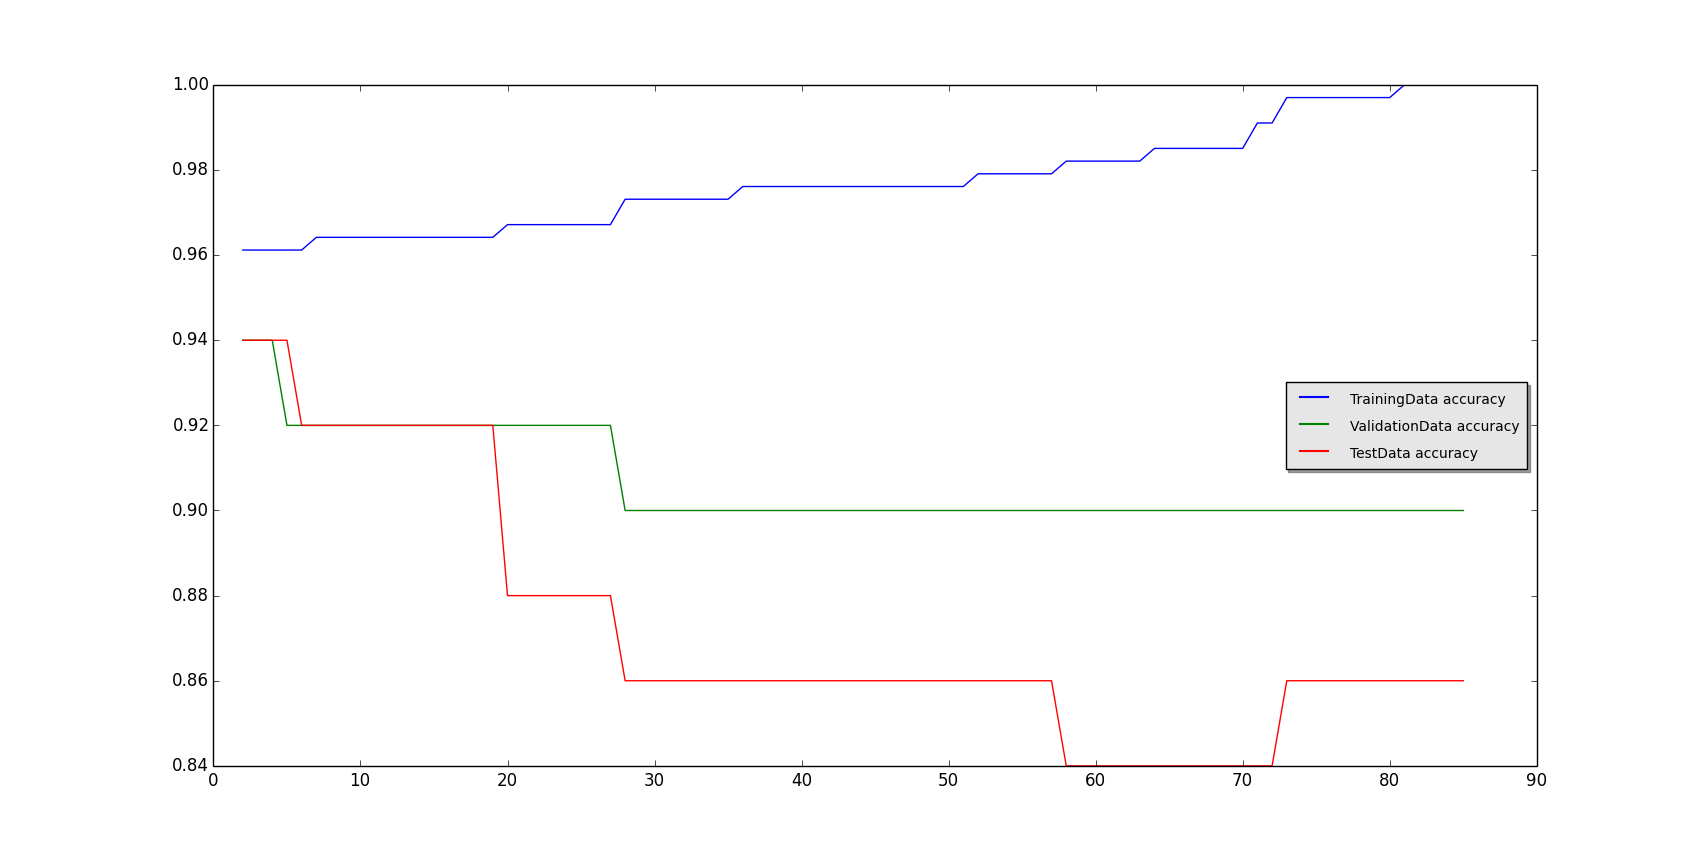

This chart was generated by the following Python code:
from __future__ import division
import sys,math,random
from pprint import pprint
import matplotlib.pyplot as plt
import random as rand

class Node:
	numNodes = 0
	def __init__(self):
		self.data = None
		self.splitAttr = None
		self.leftNode = None
		self.midNode = None
		self.rightNode = None
		self.majorInPar = None;
		Node.numNodes+=1

	def depth(self):
		ldepth = self.leftNode.depth() if self.leftNode else 0
		rdepth = self.rightNode.depth() if self.rightNode else 0
		mdepth = self.midNode.depth() if self.midNode else 0
		return max(ldepth,rdepth,mdepth)+1

	def findNumNodes(self):
		lnodes = self.leftNode.findNumNodes() if self.leftNode else 0
		midnodes = self.midNode.findNumNodes() if self.midNode else 0
		rnodes = self.rightNode.findNumNodes() if self.rightNode else 0
		return (lnodes+midnodes+rnodes+1)

classifier = Node()
classifierSafeCopy = classifier
xnumNodes = []
trainaccuracy = []
validaccuracy = []
testaccuracy = []

prunNumNodes = []
prunTrainAcc = [] 
prunValAcc = [] 
prunTestAcc = [] 

traindata = None
validationdata = None
testdata = None


def findError(attr,data):
	errMat = [[0,0],[0,0],[0,0]]
	totEx = 1.0*len(data)
	if (totEx==0):
		print "Error in findError ..."
		exit(1)
	for ex in data:
		errMat[ex[attr]+1][ex[0]] += 1
	numOfZero = 0
	err = 0.0
	for out in errMat:
		if ((out[0]+out[1])!=0):
			temp = ((out[0]+out[1])/totEx)*((1.0*min(out[0],out[1]))/(out[0]+out[1]))
			err += temp
		else:
			numOfZero += 1
	if (numOfZero>=3):
		# this cannot happen
		print "Error in findError - 1!!"
		exit(1)
	return err

def chooseBestAttrError(data,attrset):
	# Choose on error
	if len(data)==0:
		print "ERROR in chooseBestAttr!!"
		exit(1)
	numAttr = len(data[0])-1
	minError = 1.0*(10**9)
	minErrorNo = -1
	for attrNo in xrange(1,numAttr+1):
		if not(attrset[attrNo-1]):
			# means that this attrNo is false in attrset
			continue
		# this attr is allowed
		err = findError(attrNo,data)
		if (err<minError):
			minError = err
			minErrorNo = attrNo
	if (minErrorNo == -1) or (minErrorNo == 0):
		# means that no attribute has error less than 10**9
		print "Error in chooseBestAttr - 1!!"
		exit(1)
	return minErrorNo

def findCondEntr(attr,data):
	errMat = [[0,0],[0,0],[0,0]]
	totEx = 1.0*len(data)
	if (totEx==0):
		print "Error in findCondEntr ..."
		exit(1)
	for ex in data:
		errMat[ex[attr]+1][ex[0]] += 1
	numOfZero = 0
	err = 0.0
	for out in errMat:
		temp = out[0]+out[1]
		if (temp!=0):
			prob = (1.0*temp)/totEx
			condp0 = (1.0*out[0])/temp
			condp1 = (1.0*out[1])/temp
			temp2 = 0.0
			temp2 += (condp0*math.log(condp0,2) if (condp0!=0) else 0.0)
			temp2 += (condp1*math.log(condp1,2) if (condp1!=0) else 0.0)
			err += (prob*(-1*temp2))
		else:
			numOfZero += 1
	# if (numOfZero>=2): return -1
	return err

def chooseBestAttrEntropy(data,attrset):
	# Choose on entropy
	if len(data)==0:
		print "ERROR in chooseBestAttr!!"
		exit(1)
	numAttr = len(data[0])-1
	minError = 1.0*(10**9)
	minErrorNo = -1
	for attrNo in xrange(1,numAttr+1):
		if not(attrset[attrNo-1]):
			# means that this attrNo is false in attrset
			continue
		# this attr is allowed
		err = findCondEntr(attrNo,data)
		if (err<minError):
			minError = err
			minErrorNo = attrNo
	if (minErrorNo == -1) or (minErrorNo == 0):
		# means that no attribute has error less than 10**9
		print "Error in chooseBestAttr - 1!!"
		exit(1)
	return minErrorNo

def splitOnAttr(spAttr,data):
	dataneg,datazero,datapos=[[],[]],[[],[]],[[],[]]
	for example in data:
		if (example[spAttr]==-1): dataneg[example[0]].append(example)
		elif (example[spAttr]==0): datazero[example[0]].append(example)
		elif (example[spAttr]==1): datapos[example[0]].append(example)
		else:
			print "Error in splitOnAttr - ",example[spAttr]
			exit(1)
	return [dataneg,datazero,datapos]

# use classi to predict ex
def predictSingle(ex,classi):
	spatt = classi.splitAttr
	if (classi.leftNode==None) and (classi.midNode == None) and (classi.rightNode == None):
		# This means this is a leaf node
		l0 = len(classi.data[0])
		l1 = len(classi.data[1])
		if (l0>l1): return 0
		elif (l0<l1): return 1
		else:
			# the equal case
			if (classi.majorInPar) and (l0==0):
				return classi.majorInPar
			return 1

	# recursive case
	
	spatt-=1 # classi.splitAttr was in [1..16] but i need it in [0..15]
	curattrval = ex[spatt]
	gonode = None
	if (curattrval==-1): gonode = classi.leftNode
	elif (curattrval==0): gonode = classi.midNode
	elif (curattrval==1): gonode = classi.rightNode
	else:
		print  "Error - the curattr is something unknown",curattr
		exit(1)
	if gonode==None:
		# now use majority prediction with training data going on curattrval
		splitdata = splitOnAttr(spatt+1,classi.data[0]+classi.data[1])
		onthisway = splitdata[curattrval+1]
		l0 = len(onthisway[0])
		l1 = len(onthisway[1])
		if (l0>l1): return 0
		elif (l0<l1): return 1
		else:
			# the equal case
			if (classi.majorInPar) and (l0==0):
				return classi.majorInPar
			return 1
	else:
		return predictSingle(ex,gonode)

def findAccuracy(nnodes,trainacc,valacc,testacc,root):
	global traindata,validationdata,testdata
	# find the accuracy on train,validation and test data
	classifierOri = root
	curNumnodes = classifierOri.findNumNodes()
	trainCorrect = 0
	validCorrect = 0
	testCorrect = 0
	trd = traindata[0]+traindata[1]
	vld = validationdata[0]+validationdata[1]
	tstd = testdata[0]+testdata[1]
	# now find the accuracy over train , validation and test
	for ex in trd:
		c1 = classifierOri
		prediction = predictSingle(ex[1:],c1)
		if not((prediction==0) or (prediction==1)):
			print "predictSingle not working !!",prediction
			exit(1)
		if (prediction == ex[0]): trainCorrect += 1

	for ex in vld:
		c1 = classifierOri
		prediction = predictSingle(ex[1:],c1)
		if not((prediction==0) or (prediction==1)):
			print "predictSingle not working !!",prediction
			exit(1)
		if (prediction == ex[0]): validCorrect += 1

	for ex in tstd:
		c1 = classifierOri
		prediction = predictSingle(ex[1:],c1)
		if not((prediction==0) or (prediction==1)):
			print "predictSingle not working !!",prediction
			exit(1)
		if (prediction == ex[0]): testCorrect += 1

	nnodes.append(curNumnodes)
	trainacc.append((1.0*trainCorrect)/len(trd))
	valacc.append((1.0*validCorrect)/len(vld))
	testacc.append((1.0*testCorrect)/len(tstd))

def growTree(inpd,curNode,attrset):
	global xnumNodes,trainaccuracy,validaccuracy,testaccuracy,classifier
	c1 = classifier
	[data0,data1] = inpd
	curNode.data = [data0,data1] #inpdata is a list = [data0,data1]

	findAccuracy(xnumNodes,trainaccuracy,validaccuracy,testaccuracy,c1)

	l0 = len(data0)
	l1 = len(data1)
	if (l0==0) or (l1==0) or (sum(attrset)==0):
		return

	# using error as the metric to split on
	spAttr = chooseBestAttrError(data0+data1,attrset) # spAttr is in [1..maxattr]
	curNode.splitAttr = spAttr
	[dataneg,datazero,datapos] = splitOnAttr(spAttr,data0+data1) # dataneg,datazero and datapos are 2*1 lists

	newattrset = [x for x in attrset]
	newattrset[spAttr-1] = False

	leftn = Node()
	curNode.leftNode = leftn
	leftn.majorInPar = ((0 if (l0>l1) else 1) if (l0!=l1) else None)
	growTree(dataneg,leftn,newattrset)

	midn = Node()
	curNode.midNode = midn
	midn.majorInPar = ((0 if (l0>l1) else 1) if (l0!=l1) else None)
	growTree(datazero,midn,newattrset)	
	
	rightn = Node()
	curNode.rightNode = rightn
	rightn.majorInPar = ((0 if (l0>l1) else 1) if (l0!=l1) else None)
	growTree(datapos,rightn,newattrset)

def readFile(filename):
	fid = open(filename,'r')
	lines = fid.read().splitlines()
	data = [[0 for x in xrange(len(lines[0].split(',')))] for x in xrange(len(lines))]
	for i,line in enumerate(lines):
		arr = line.split(',')
		for j,val in enumerate(arr):
			if j==0:
				# 0 for democrat and 1 for republican
				if (val=='democrat'):
					data[i][0] = 0
				elif (val=='republican'):
					data[i][0] = 1
				else:
					print "Input File error."
					exit(1)
			else:
				# -1 for no, +1 for yes, 0 for unknown - ?
				if (val=='y'): 
					data[i][j] = 1;
				elif (val=='n'): 
					data[i][j] = -1;
				elif (val=='?'): 
					data[i][j] = 0;
				else:
					print "Error reading the file at line ",i,j
					exit(1)
	data0 = []
	data1 = []
	for ex in data:
		if (ex[0]==1):data1.append(ex)
		else: data0.append(ex)
	return [data0,data1]



traindata = readFile('train.data')
validationdata = readFile('validation.data')
testdata = readFile('test.data')

c3 = classifier
growTree(traindata,c3,[True for x in xrange(16)])
print 'The built tree depth = ',classifier.depth()
print 'The built tree\'s number of nodes = ', classifier.findNumNodes()

trainaccuracy=trainaccuracy[1:]
validaccuracy=validaccuracy[1:]
testaccuracy=testaccuracy[1:]
xnumNodes=xnumNodes[1:]

# Create plots with pre-defined labels.
fig, ax = plt.subplots()
ax.plot(xnumNodes, trainaccuracy, label='TrainingData accuracy')
ax.plot(xnumNodes, validaccuracy, label='ValidationData accuracy')
ax.plot(xnumNodes, testaccuracy,  label='TestData accuracy')

# Now add the legend with some customizations.
legend = ax.legend(loc='center right', shadow=True)

# The frame is matplotlib.patches.Rectangle instance surrounding the legend.
frame = legend.get_frame()
frame.set_facecolor('0.90')

# Set the fontsize
for label in legend.get_texts():
    label.set_fontsize('small')

for label in legend.get_lines():
    label.set_linewidth(1.5)  # the legend line width

plt.show()
